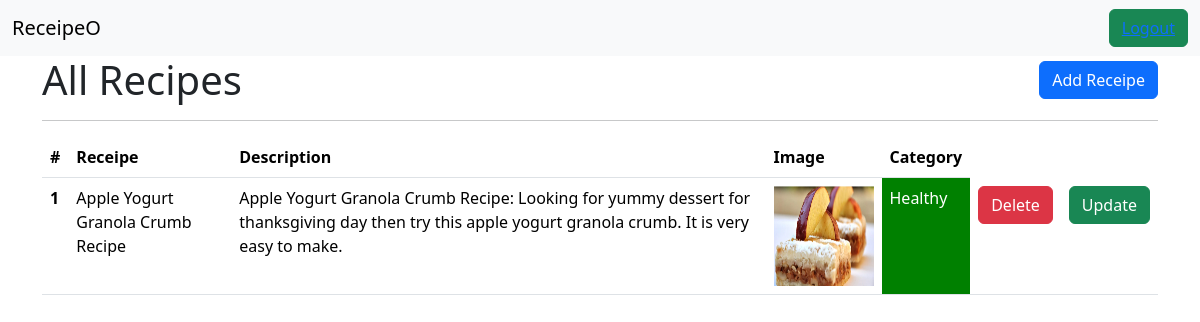
The app's page /receipe/getAllReceipe/ (signed in), older data.
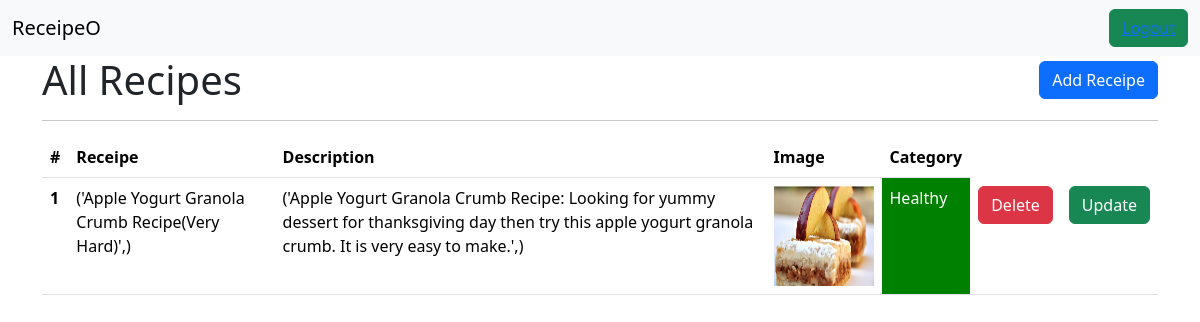
The same page, newer data.
### vegetables/models.py (models this page shows, shortened)
class Receipe(models.Model):
    user = models.ForeignKey(User,on_delete=models.SET_NULL,blank=True,null=True)
    receipe_name = models.CharField(max_length= 100)
    receipe_description = models.TextField()
    image = models.ImageField(upload_to='vegpic/')
    category = models.ForeignKey(Category,on_delete=models.PROTECT)

class Category(models.Model):
    name = models.CharField(max_length=100)
    def __str__(self):
        return self.name

### vegetables/views.py (the view)
# urls.py: path('getAllReceipe/',views.getAllReceipe,name= 'getAllReceipe'),
@login_required(login_url='/')
def getAllReceipe(request):
    queryset = Receipe.objects.all()
    context = {'receipe' : queryset}
    return render(request,'AllReceipe.html',context= context)

### vegetables/templates/AllReceipe.html (shortened to what this page needs)
{% extends 'base.html'%}
{%block content%}
<div class="container">
    <div class=" d-flex justify-content-between align-items-center">
        <h1 class="mb-0">All Recipes</h1>
        <button class="btn btn-primary"><a href="{% url 'addReceipe'%}" style="color: white; text-decoration: none;">Add Receipe</a></button>
    </div>
    <hr>
    <table class="table">
        <thead>
            <tr>
                <th scope="col">#</th>
                <th scope="col">Receipe</th>
                <th scope="col">Description</th>
                <th scope="col">Image</th>
                <th scope="col">Category</th>
            </tr>
        </thead>
        <tbody>
            {%for rece in receipe%}
            <tr>
                <th scope="row">{{forloop.counter}}</th>
                <td>{{rece.receipe_name}}</td>
                <td>{{rece.receipe_description}}</td>
                <td>
                    {% if rece.image %}
                    <img src="{{ rece.image.url }}" style="height: 100px; width: 100px;">
                    {% else %}
                    <span>No image</span>
                    {% endif %}
                </td>
                {% if rece.category.name == 'Healthy' %}
                <td style="background-color:green; color: white;">
                    {{ rece.category }}
                </td>
                {% else %}
                <td>
                    {{ rece.category }}
                </td>
                {% endif %}
                <td><a href="/receipe/delete-receipe/{{rece.id}}" class="btn btn-danger">Delete</a></td>
                <td><a href="/receipe/updateReceipe/{{rece.id}}" class="btn btn-success">Update</a></td>
            </tr>
            {%endfor%}
        </tbody>
    </table>
</div>
{%endblock%}

### vegetables/templates/base.html (shortened to what this page needs)
<!DOCTYPE html>
<html lang="en">
<head>
    <link href="https://cdn.jsdelivr.net/npm/bootstrap@5.3.8/dist/css/bootstrap.min.css" rel="stylesheet"
>
</head>
<body>
    <nav class="navbar bg-body-tertiary">
        <div class="container-fluid">
            <a class="navbar-brand">ReceipeO</a>
            <form class="d-flex" role="search">
                {% if request.user.is_authenticated %}
                <button class="btn btn-success" type="submit"><a href="/logout/">Logout</a></button>
                {%else %}
                <button class="btn btn-success" type="submit"><a href="/">Login</a></button>
                {%endif%}
            </form>
        </div>
    </nav>
    {% block content %}
    {%endblock%}
</body>
</html>

Row changes from the older to the newer data that the page shows:
changed Receipe "Healthy": receipe_name "Apple Yogurt Granola Crumb Recipe" → "('Apple Yogurt Granola Crumb Recipe(Very Hard)',)"; receipe_description "Apple Yogurt Granola Crumb Recipe: Looking for yummy dessert for thanksgiving day then try this apple yogurt granola crumb. It is very easy to make." → "('Apple Yogurt Granola Crumb Recipe: Looking for yummy dessert for thanksgiving day then try this apple yogurt granola crumb. It is very easy to make.',)"
